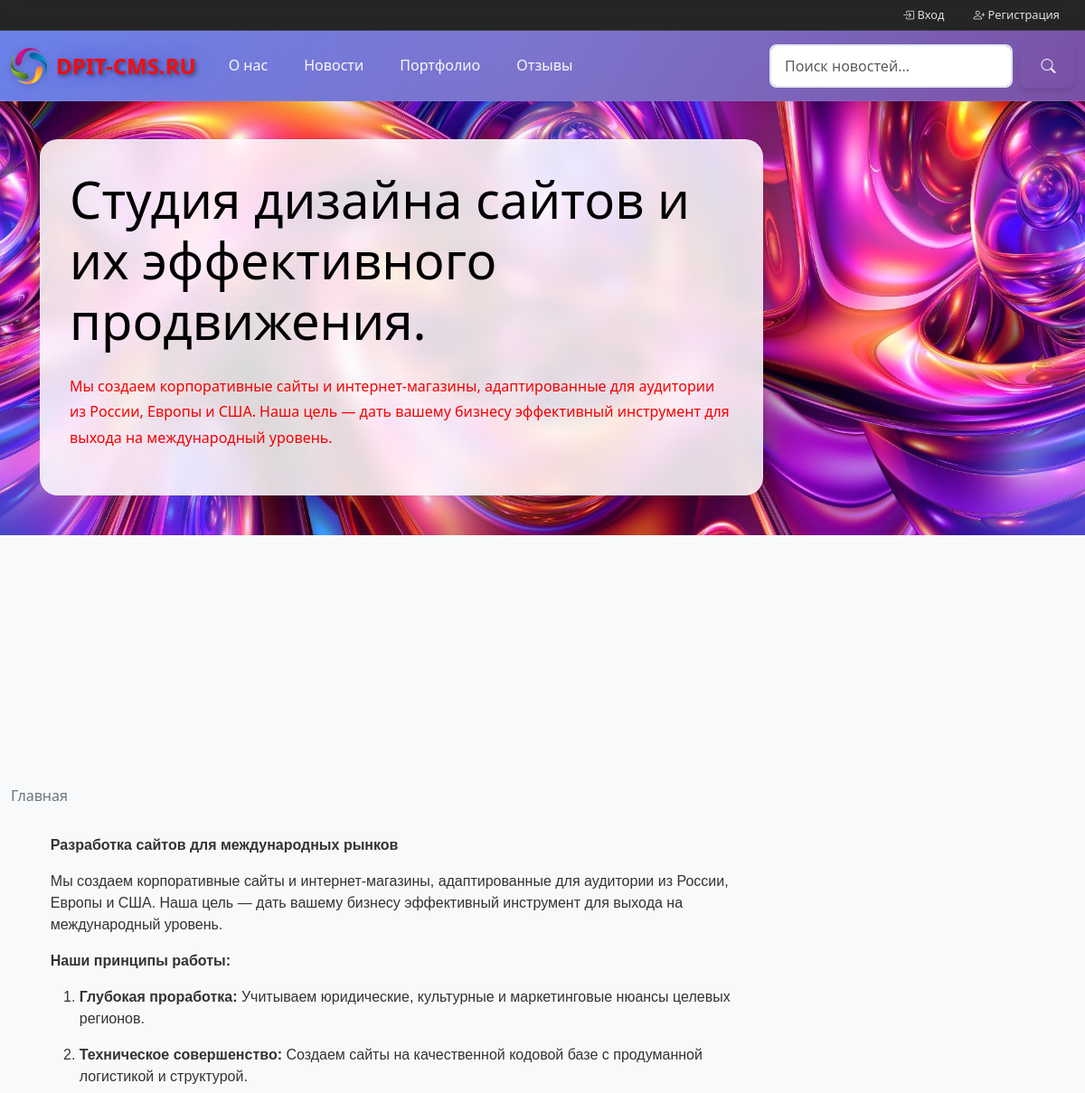
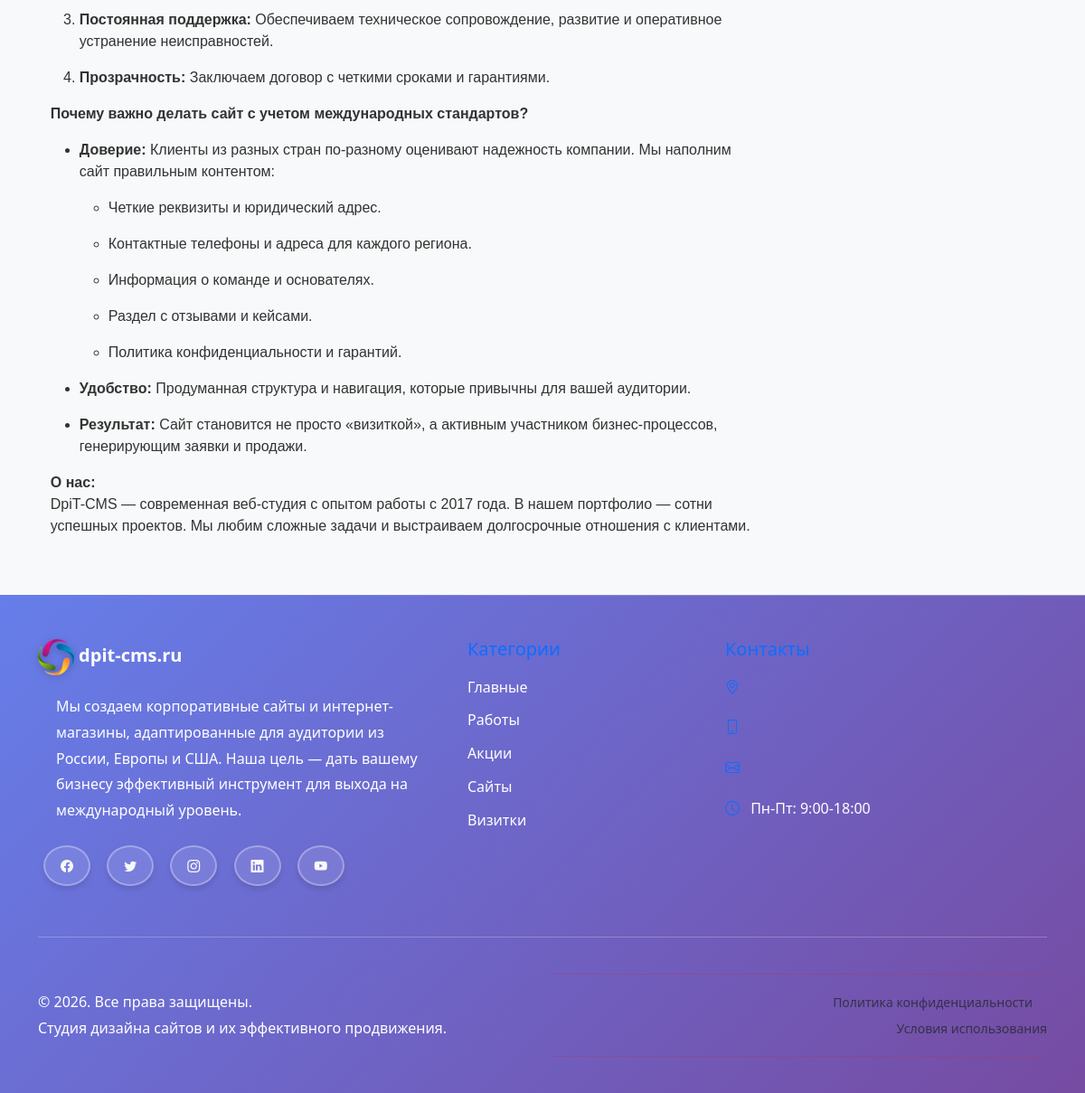
The page / on the database its author committed (2 pictures, top to bottom).
### main/models.py (models this page shows, shortened)
class ActiveModel(models.Model):
    is_active = models.BooleanField(default=True, verbose_name="Активно")
    class Meta:
        abstract = True

class SEOModel(models.Model):
    meta_title = models.CharField(
        max_length=200,
        verbose_name="Мета заголовок",
        blank=True,
        help_text="Заголовок страницы для поисковых систем."
    )
    meta_keywords = models.CharField(
        max_length=200,
        verbose_name="Ключевые слова",
        blank=True,
        help_text="Ключевые слова через запятую."
    )
    meta_description = models.CharField(
        max_length=255,
        verbose_name="Мета описание",
        blank=True,
        help_text="Краткое описание для поисковых систем."
    )
    class Meta:
        abstract = True

class SiteSettings(ActiveModel, SEOModel):
    site_title = models.CharField(max_length=200, verbose_name="Название сайта")
    """
    Название сайта, отображаемое в заголовках страниц и интерфейсе.
    """
    site_slogan = models.CharField(max_length=30, verbose_name="Слоган")
    """
    Краткий слоган сайта, может использоваться в шапке или рекламных блоках.
    """
    site_description = models.TextField(verbose_name="Описание сайта")
    """
    Полное текстовое описание сайта, применяемое в мета-тегах и на страницах.
    """
    site_email = models.EmailField(max_length=20, verbose_name="Электронная почта")
    """
    Основной email для связи с администраторами сайта.
    """
    site_phone_1 = models.CharField(max_length=11, verbose_name="Телефон 1")
    """
    Первый контактный телефон (например, основной номер поддержки).
    """
    site_phone_2 = models.CharField(max_length=11, verbose_name="Телефон 2")
    """
    Второй контактный телефон (дополнительный или альтернативный номер).
    """
    site_address = models.CharField(max_length=200, verbose_name="Адрес")
    """
    Адрес сайта, отображаемый в контактах.
    """
    content = HTMLField(verbose_name="Контент", default="<p>Контент сайта</p>")
    """
    Основной HTML-контент сайта, может использоваться на главной странице
    или в других общих блоках. По умолчанию содержит заглушку.
    """
    logo = models.ImageField(upload_to=RenameUploadTo("logos/"), verbose_name="Логотип")
    """
    Логотип сайта. Загружается в папку 'logos/'. Отображается в шапке сайта.
    """
    favicon = models.ImageField(upload_to=RenameUploadTo("favicons/"), verbose_name="Фавикон")
    """
    Фавикон сайта — маленькая иконка, отображаемая в браузерной вкладке.
    Загружается в папку 'favicons/'.
    """
    fon_haeders = models.ImageField(upload_to=RenameUploadTo("fon_haeders/"), verbose_name="Фон шапки")
    """
    Фон шапки. Загружается в папку 'fon_haeders/'. Отображается в шапке сайта.
    """
    site_domain = models.CharField(
        max_length=200,
        verbose_name="Домен сайта",
        blank=True,
        null=True,
        help_text="Домен сайта для отображения в шапке (например, dpit-cms.ru). Если не указан, будет использоваться текущий хост.",
    )
    """
    Домен сайта для отображения в шапке. Если не указан, используется текущий хост.
    """
    class Meta:
        verbose_name = "Настройки сайта"
        verbose_name_plural = "Настройки сайта"

class TimestampModel(models.Model):
    created_at = models.DateTimeField(auto_now_add=True, verbose_name="Дата создания")
    updated_at = models.DateTimeField(auto_now=True, verbose_name="Дата обновления")
    class Meta:
        abstract = True

class Page(ActiveModel, TimestampModel, SEOModel):
    title = models.CharField(
        max_length=200,
        verbose_name="Заголовок страницы",
        help_text="Введите заголовок страницы, отображаемый в браузере и на сайте.",
    )
    """
    Заголовок страницы. Отображается в интерфейсе и может использоваться в шаблонах.
    """
    slug = models.SlugField(
        unique=True,
        verbose_name="URL",
        help_text="Уникальный идентификатор страницы в URL (например, 'about-us').",
    )
    """
    Уникальный слаг для формирования читаемого URL страницы.
    Должен быть уникальным по всей системе.
    """
    content = HTMLField(
        verbose_name="Контент",
        default="<p>Контент сайта</p>",
        help_text="Основной контент страницы с поддержкой HTML-разметки.",
    )
    """
    Основное содержимое страницы с поддержкой HTML.
    Редактируется через визуальный редактор (например, CKEditor).
    """
    show_in_menu = models.BooleanField(
        default=True,
        verbose_name="Показывать в меню",
        help_text="Определите, будет ли страница отображаться в основном меню сайта.",
    )
    """
    Флаг отображения страницы в навигационном меню.
    """
    order = models.IntegerField(
        default=0,
        verbose_name="Порядок",
        help_text="Определяет порядок сортировки страниц в меню и списке.",
    )
    """
    Порядковый номер для сортировки страниц. Чем меньше значение — тем выше в списке.
    """
    logo = models.ImageField(
        upload_to=RenameUploadTo("page_logos/"),
        verbose_name="Логотип страницы",
        blank=True,
        null=True,
        help_text="Логотип, ассоциированный с данной страницей. Отображается в шапке или футере.",
    )
    """
    Изображение логотипа, привязанное к странице. Опционально.
    Загружается в папку 'page_logos/'.
    """
    fon_headers = models.ImageField(
        upload_to=RenameUploadTo("fon_headers/"),
        verbose_name="Фон шапки страницы",
        blank=True,
        null=True,
        help_text="Фон, ассоциированный с данной страницей. Отображается в шапке или футере.",
    )
    """
    Изображение фона шапки, привязанное к странице. Опционально.
    Загружается в папку 'fon_headers/'.
    """
    class Meta:
        verbose_name = "Страница"
        verbose_name_plural = "Страницы"
        ordering = ["order", "title"]

### news/models.py (models this page shows, shortened)
class NewsCategory(ActiveModel, SEOModel, HeaderModel):
    name = models.CharField(max_length=100, verbose_name="Название")
    slug = models.SlugField(unique=True, verbose_name="URL")
    logo = models.ImageField(upload_to=RenameUploadTo("news/categories/"), verbose_name="Логотип")
    description = models.TextField(verbose_name="Описание")
    content = HTMLField(verbose_name="Описание на странице", default="<p>Описание</p>")
    order = models.IntegerField(default=0, verbose_name="Порядок")
    class Meta:
        verbose_name = "Категория новостей"
        verbose_name_plural = "Категории новостей"
        ordering = ["order", "name"]

### main/views.py (the view, shortened to what this page needs)
# urls.py: path("", views.home, name="home"),  # Добавлено name='home'
def home(request):
    stats = {}
    return render(request, "main/home.html", {"stats": stats})

### main/templates/main/home.html
{% extends 'base.html' %}
{% load static %}
{% block extra_css %}
<link rel="stylesheet" href="https://cdnjs.cloudflare.com/ajax/libs/animate.css/4.1.1/animate.min.css"/>
{% endblock %}
{% block content %}
    <section class="mb-5">
        <div class="site_content">
            {{ site_settings.content|safe }}
        </div>
    </section>
{% endblock %}

### templates/header.html (shortened to what this page needs)
<div class="user-top-bar">
    <div class="container-fluid d-flex justify-content-end align-items-center">
        <ul class="nav">
            {% if user.is_authenticated %}
                <li class="nav-item d-none d-md-block">
                    <span class="nav-link disabled text-white-50">
                        <i class="bi bi-person-circle"></i> {{ user.get_full_name|default:user.username }}
                    </span>
                </li>
                <li class="nav-item">
                    <a class="nav-link" href="{% url 'accounts:profile' %}">
                        <i class="bi bi-person"></i> <span class="d-none d-sm-inline">Кабинет</span>
                    </a>
                </li>
                <li class="nav-item">
                    <a class="nav-link" href="{% url 'tickets:list' %}">
                        <i class="bi bi-ticket-perforated"></i> <span class="d-none d-sm-inline">Тикеты</span>
                    </a>
                </li>
                <li class="nav-item">
                    <a class="nav-link" href="{% url 'tickets:create' %}">
                        <i class="bi bi-plus-circle"></i> <span class="d-none d-sm-inline">Новый тикет</span>
                    </a>
                </li>
                {% if user.is_staff %}
                <li class="nav-item">
                    <a class="nav-link text-primary fw-bold" href="/admin/">
                        <i class="bi bi-cpu-fill"></i> <span class="d-none d-sm-inline">Админ</span>
                    </a>
                </li>
                {% endif %}
                <li class="nav-item">
                    <a class="nav-link" href="{% url 'accounts:logout' %}">
                        <i class="bi bi-box-arrow-right"></i> <span class="d-none d-sm-inline">Выход</span>
                    </a>
                </li>
            {% else %}
                <li class="nav-item">
                    <a class="nav-link" href="{% url 'accounts:login' %}">
                        <i class="bi bi-box-arrow-in-right"></i> Вход
                    </a>
                </li>
                <li class="nav-item">
                    <a class="nav-link" href="{% url 'accounts:register' %}">
                        <i class="bi bi-person-plus"></i> Регистрация
                    </a>
                </li>
            {% endif %}
        </ul>
    </div>
</div>
<nav class="navbar navbar-expand-lg navbar-dark bg-dark fixed-top thin-lines-gradient">
    <div class="container-fluid">
        <a class="navbar-brand" href="{% url 'main:home' %}">
            {% if site_settings and site_settings.logo %}
                <img src="{{ site_settings.logo.url }}" alt="{{ site_settings.site_title }}" height="40">
            {% else %}
                {{ site_settings.site_title|default:"DPIT-CMS" }}
            {% endif %}
            <strong class="domain multi-shadow">
                {% if site_settings and site_settings.site_domain %}
                    {{ site_settings.site_domain }}
                {% else %}
                    {{ request.get_host|cut:":4234"|cut:":8000" }}
                {% endif %}
            </strong>
        </a>
        <div class="collapse navbar-collapse" id="navbarNav">
            <ul class="navbar-nav me-auto">
                {% for page in menu_pages %}
                <li class="nav-item">
                    <a class="nav-link" href="{% url 'main:page_detail' page.slug %}">{{ page.title }}</a>
                </li>
                {% endfor %}
                <li class="nav-item">
                    <a class="nav-link" href="{% url 'news:list' %}">Новости</a>
                </li>
                <li class="nav-item">
                    <a class="nav-link" href="{% url 'portfolio:list' %}">Портфолио</a>
                </li>
                <li class="nav-item">
                    <a class="nav-link" href="{% url 'reviews:list' %}">Отзывы</a>
                </li>
            </ul>
            <form class="d-flex" action="{% url 'news:search' %}" method="get">
                <input class="form-control me-2" type="search" name="q" placeholder="Поиск новостей..." aria-label="Search" value="{{ request.GET.q|default:'' }}">
                <button class="btn btn-outline-light" type="submit">
                    <i class="bi bi-search"></i>
                </button>
            </form>
        </div>
    </div>
</nav>

### templates/logo_p.html
    <div class="row">
        <div class="col-12 text-left logo-container" {% if header_data.image %}style="background-image: url('{{ header_data.image }}');"{% endif %}>
            <div class="logo-inform-div">
                <h1 class="display-4 mb-4">{{ header_data.title }}</h1>
                {% if header_data.description %}
                  <div class="sl_1">{{ header_data.description|safe }}</div>
                {% endif %}
            </div>
        </div>
    </div>

### templates/footer.html (shortened to what this page needs)
<footer class="footer text-white pt-5 pb-4 thin-lines-gradient">
    <div class="container">
        <div class="row">
            <div class="col-lg-5 col-md-6 mb-4">
                <div class="footer-brand mb-3">
                    <h3 class="text-primary fw-bold">
                        <a class="navbar-brand footer_pr_link" href="{% url 'main:home' %}">
                            {% if site_settings and site_settings.logo %}
                                <img src="{{ site_settings.logo.url }}" alt="{{ site_settings.site_title }}" height="40">
                                {% if site_settings.site_domain %}
                                    {{ site_settings.site_domain }}
                                {% else %}
                                    {{ request.get_host|cut:":4234"|cut:":8000" }}
                                {% endif %}
                            {% else %}
                                {{ site_settings.site_title|default:"DPIT-CMS" }}
                            {% endif %}
                        </a>
                    </h3>
                </div>
                <p class="footer_content_op text-muted mb-4">
                    {{ site_settings.meta_description|safe }}
                </p>
                <div class="social-links">
                    <a href="#" class="btn btn-outline-light btn-sm me-2 mb-2">
                        <i class="bi bi-facebook"></i>
                    </a>
                    <a href="#" class="btn btn-outline-light btn-sm me-2 mb-2">
                        <i class="bi bi-twitter"></i>
                    </a>
                    <a href="#" class="btn btn-outline-light btn-sm me-2 mb-2">
                        <i class="bi bi-instagram"></i>
                    </a>
                    <a href="#" class="btn btn-outline-light btn-sm me-2 mb-2">
                        <i class="bi bi-linkedin"></i>
                    </a>
                    <a href="#" class="btn btn-outline-light btn-sm me-2 mb-2">
                        <i class="bi bi-youtube"></i>
                    </a>
                </div>
            </div>
            <div class="col-lg-3 col-md-6 mb-4">
                <h5 class="text-primary mb-3 footer_pr_link">Категории</h5>
                <ul class="list-unstyled">
                    {% for category in categories|slice:":5" %}
                    <li class="mb-2">
                        <a href="{% url 'news:by_category' category.slug %}" class="footer_pr_link text-muted text-decoration-none">
                            {{ category.name }}
                        </a>
                    </li>
                    {% endfor %}
                </ul>
            </div>
            <div class="col-lg-4 col-md-6 mb-4">
                <h5 class="text-primary mb-3">Контакты</h5>
                <ul class="list-unstyled">
                    <li class="mb-3">
                        <i class="bi bi-geo-alt text-primary me-2"></i>
                    </li>
                    <li class="mb-3">
                        <i class="bi bi-phone text-primary me-2"></i>
                    </li>
                    <li class="mb-3">
                        <i class="bi bi-envelope text-primary me-2"></i>
                    </li>
                    <li class="mb-3">
                        <i class="bi bi-clock text-primary me-2"></i>
                        <span class="footer-text-contacts">Пн-Пт: 9:00-18:00</span>
                    </li>
                </ul>
            </div>
        </div>
        <hr class="my-4 bg-secondary">
        <div class="row align-items-center">
            <div class="col-md-6 text-center text-md-start">
                <p class="text-muted mb-0 footer_copyrator">
                    &copy; {% now "Y" %}. Все права защищены. <br>
                    {{ site_settings.site_title|default:"DPIT-CMS" }}
                </p>
            </div>
            <div class="col-md-6 text-center text-md-end">
                <div class="footer-links">
                    <hr>
                    <a href="#" class="text-muted text-decoration-none me-3 small">
                        Политика конфиденциальности
                    </a><br>
                    <a href="#" class="text-muted text-decoration-none small">
                        Условия использования
                    </a>
                    <hr>
                </div>
            </div>
        </div>
    </div>
</footer>

### rows shown on the page
SiteSettings: logo (picture), site_domain "DPIT-CMS.RU", title "Студия дизайна сайтов и их эффективного продвижения.", description "Мы создаем корпоративные сайты и интернет-магазины, адаптированные для аудитории из России, Европы и США. Наша цель — дать вашему бизнесу эффективный инструмент для выхода на международный уровень.", content "Разработка сайтов для международных рынков Мы создаем корпоративные сайты и интернет-магазины, адаптированные для аудитории из России, Европы и США. Наша цель — дать вашему бизнесу эффективный инструмент для выхода на международный уровень. Наши принципы работы: Глубокая проработка: Учитываем юридические, культурные и маркетинговые нюансы целевых регионов. Техническое совершенство: Создаем сайты на качественной кодовой базе с продуманной логистикой и структурой. Постоянная поддержка: Обеспечиваем техническое сопровождение, развитие и оперативное устранение неисправностей. Прозрачность: Заключаем договор с четкими сроками и гарантиями. Почему важно делать сайт с учетом международных…", site_domain "dpit-cms.ru", meta_description "Мы создаем корпоративные сайты и интернет-магазины, адаптированные для аудитории из России, Европы и США. Наша цель — дать вашему бизнесу эффективный инструмент для выхода на международный уровень.", site_title "Студия дизайна сайтов и их эффективного продвижения."
Page: title "О нас"
NewsCategory: name "Главные"
NewsCategory: name "Работы"
NewsCategory: name "Акции"
NewsCategory: name "Сайты"
NewsCategory: name "Визитки"

### other values the page prints
{{ breadcrumb.title }} "Главная"
